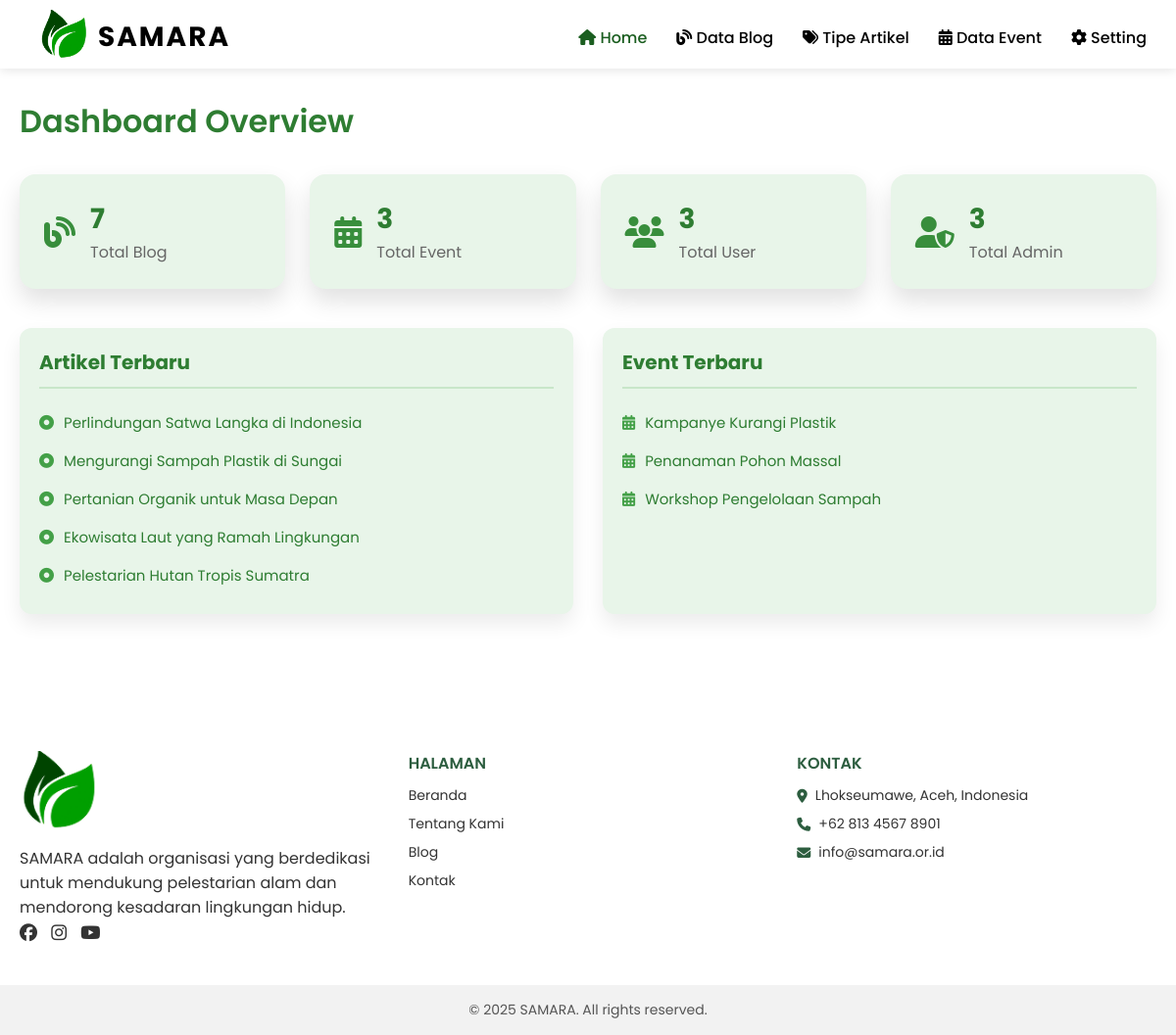
Page /admin/index.php on the earlier database version.
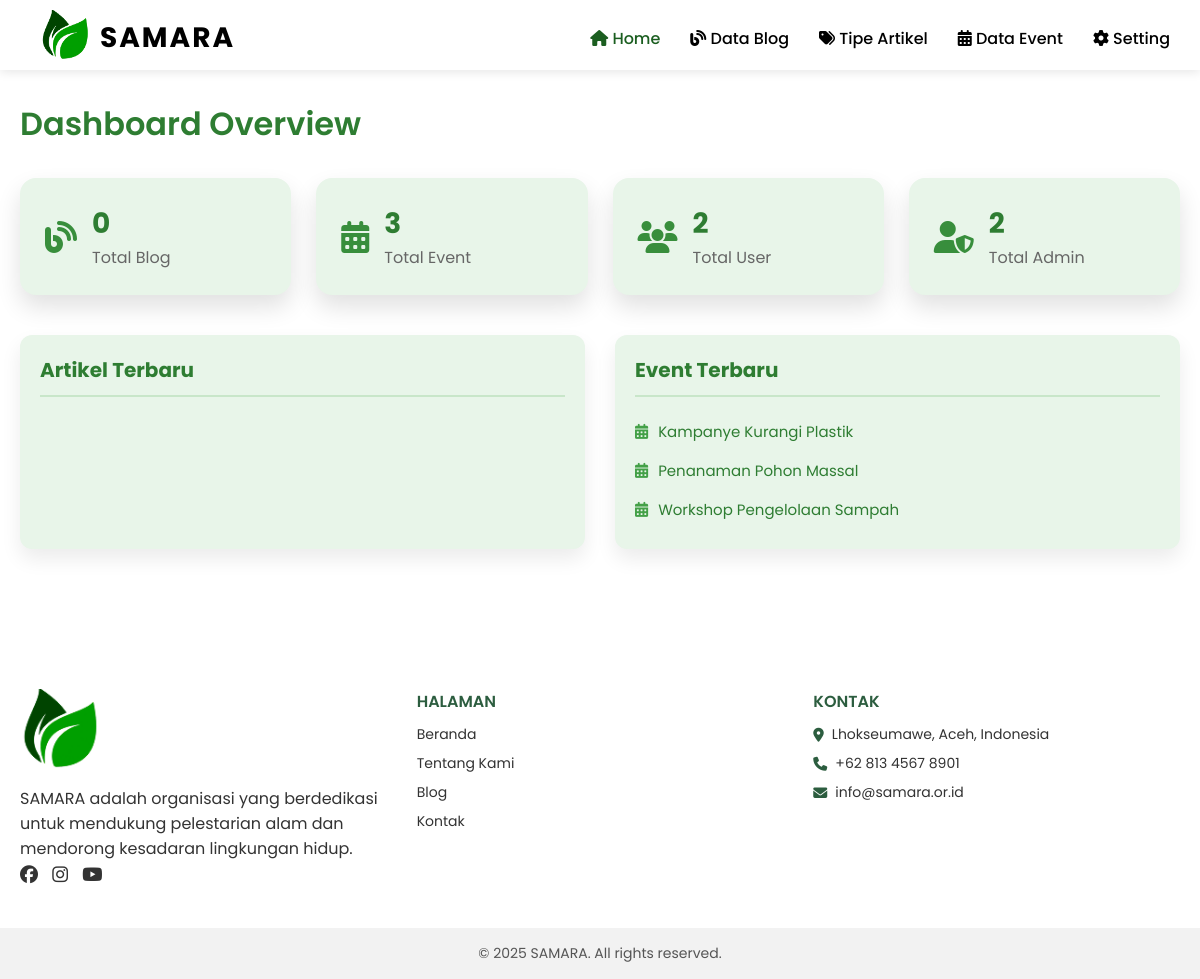
Same page on the later database version.
### tables this page shows
CREATE TABLE `artikel` (
  `id_artikel` int(11) NOT NULL,
  `judul` varchar(255) NOT NULL,
  `isi` text NOT NULL,
  `tanggal_publish` datetime DEFAULT current_timestamp(),
  `deskripsi_singkat` varchar(255) DEFAULT NULL,
  `status` enum('draft','publish') DEFAULT 'draft',
  `id_admin` varchar(5) DEFAULT NULL,
  `id_tipe` varchar(6) DEFAULT NULL,
  `gambar` varchar(50) NOT NULL
);

CREATE TABLE `kegiatan` (
  `id_kegiatan` varchar(5) NOT NULL,
  `nama_kegiatan` varchar(50) DEFAULT NULL,
  `deskripsi_kegiatan` text DEFAULT NULL,
  `tanggal_kegiatan` date DEFAULT NULL,
  `thumbnail` varchar(255) DEFAULT NULL,
  `ketua_pelaksana` varchar(30) DEFAULT NULL,
  `tempat` varchar(50) DEFAULT NULL
);

### database/koneksi.php (called while the page is built)
<?php
$koneksi = mysqli_connect("localhost","root","","db_samara");
function query($query){
    global $koneksi;
    $result = mysqli_query($koneksi,$query);
    $rows =[];
    while($user = mysqli_fetch_assoc($result)){
        $rows[] = $user;
    }
    return $rows;
};
?>

### admin/index.php (the view, shortened to what this page needs)
<?php
require '../database/koneksi.php';
$dataArtikel = query("SELECT * FROM artikel ORDER BY id_artikel DESC LIMIT 5");
$getBlog = mysqli_query($koneksi, "SELECT * FROM artikel");
$countBlog = mysqli_num_rows($getBlog);
$getUser = mysqli_query($koneksi, "SELECT * FROM admin");
$countUser = mysqli_num_rows($getUser);
$getEvent = mysqli_query($koneksi, "SELECT * FROM kegiatan");
$countEvent = mysqli_num_rows($getEvent);
$getAdmin = mysqli_query($koneksi, "SELECT * FROM admin");
$countAdmin = mysqli_num_rows($getAdmin);
?>
<!DOCTYPE html>
<html lang="en">
<head>
  <link rel="stylesheet" href="css/index.css?<?php echo time(); ?>">
</head>
<body>
     <div class="falling-leaves"></div>
<?php include 'header_navbar.php'; ?>
<div class="dashboard-wrapper">
  <h1 class="dashboard-title">Dashboard Overview</h1>
  <div class="dashboard-cards">
    <div class="card">
      <i class="fa-solid fa-blog"></i>
      <div>
        <h2><?php echo $countBlog; ?></h2>
        <p>Total Blog</p>
      </div>
    </div>
    <div class="card">
      <i class="fa-solid fa-calendar-days"></i>
      <div>
        <h2><?php echo $countEvent; ?></h2>
        <p>Total Event</p>
      </div>
    </div>
    <div class="card">
      <i class="fa-solid fa-users"></i>
      <div>
        <h2><?php echo $countUser; ?></h2>
        <p>Total User</p>
      </div>
    </div>
    <div class="card">
      <i class="fa-solid fa-user-shield"></i>
      <div>
        <h2><?php echo $countAdmin; ?></h2>
        <p>Total Admin</p>
      </div>
    </div>
  </div>
  <div class="dashboard-latest">
    <div class="latest-box">
      <h3>Artikel Terbaru</h3>
      <ul>
        <?php foreach ($dataArtikel as $artikel): ?>
          <li><i class="fa-solid fa-circle-dot"></i> <?php echo $artikel['judul']; ?></li>
        <?php endforeach; ?>
      </ul>
    </div>
<div class="latest-box">
  <h3>Event Terbaru</h3>
  <ul>
    <?php
      $dataEvent = query("SELECT * FROM kegiatan ORDER BY id_kegiatan DESC LIMIT 5");
      foreach ($dataEvent as $event):
    ?>
      <li><i class="fa-solid fa-calendar-days"></i> <?php echo $event['nama_kegiatan']; ?></li>
    <?php endforeach; ?>
  </ul>
</div>
  </div>
</div>
<footer>
  <div class="footer-container">
    <div class="footer-section">
      <img src="img/icon-logo.png" alt="Logo SAMARA" class="footer-logo">
      <p>
        SAMARA adalah organisasi yang berdedikasi untuk mendukung pelestarian alam dan mendorong kesadaran lingkungan hidup.
      </p>
      <div class="social-links">
        <a href="#"><i class="fa-brands fa-facebook"></i></a>
        <a href="#"><i class="fa-brands fa-instagram"></i></a>
        <a href="#"><i class="fa-brands fa-youtube"></i></a>
      </div>
    </div>
    <div class="footer-section">
      <h4>HALAMAN</h4>
      <ul>
        <li><a href="index.html">Beranda</a></li>
        <li><a href="about.html">Tentang Kami</a></li>
        <li><a href="blog.html">Blog</a></li>
        <li><a href="contact.html">Kontak</a></li>
      </ul>
    </div>
    <div class="footer-section">
      <h4>KONTAK</h4>
      <ul>
        <li><i class="fa-solid fa-location-dot"></i> Lhokseumawe, Aceh, Indonesia</li>
        <li><i class="fa-solid fa-phone"></i> +62 813 4567 8901</li>
        <li><i class="fa-solid fa-envelope"></i> info@samara.or.id</li>
      </ul>
    </div>
  </div>
  <div class="footer-bottom">
    <p>&copy; 2025 SAMARA. All rights reserved.</p>
  </div>
</footer>
</body>
      </html>

Differences in the rows shown:
removed artikel: judul "Perlindungan Satwa Langka di Indonesia"
removed artikel: judul "Mengurangi Sampah Plastik di Sungai"
removed artikel: judul "Pertanian Organik untuk Masa Depan"
removed artikel: judul "Ekowisata Laut yang Ramah Lingkungan"
removed artikel: judul "Pelestarian Hutan Tropis Sumatra"
Other differences:
$countBlog: "7" → "0"
$countUser: "3" → "2"
$countAdmin: "3" → "2"
